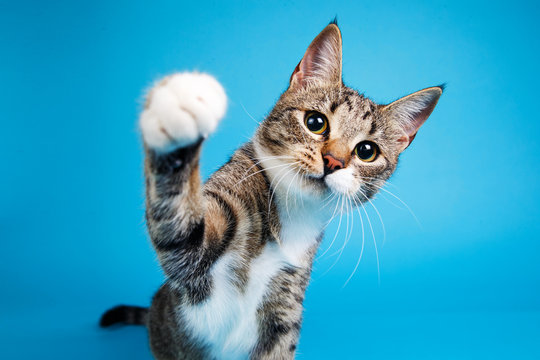
#> input picture assets/cat2.jpg, 540 x 360 px
$ python 0.13masking.py
#> lines starting #> are read from the running program, lines starting #| are printed output that depends on the picture; after the words box and inside, x2 and y2 are one past the last pixel; in counts of white or black regions, pixels touching at a corner belong together
import cv2 as cv
import numpy as np


img = cv.imread("assets/cat2.jpg")
#> img is the input picture: shape (360, 540, 3); mean B, G, R 191.9, 160, 55.5
blank = np.zeros(img.shape[:2], dtype='uint8')

cv.imshow("original", img)
cv.imshow("Blank", blank)

mask = cv.circle(blank, (img.shape[1]//2, img.shape[0]//2 ), 300, 255, -1)
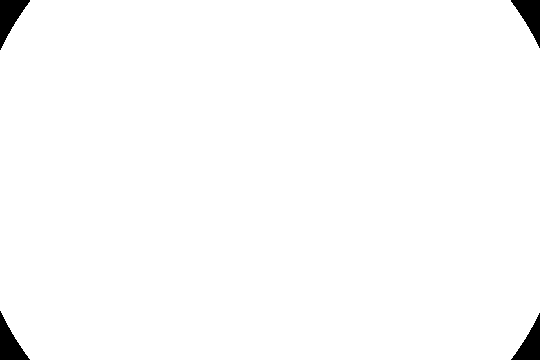
#> blank: shape (360, 540); 98.6% white; 4 black regions, box (x1, y1, x2, y2) and area: (0, 0, 30, 50) 726, (0, 311, 30, 360) 696, (511, 0, 540, 48) 676, (511, 313, 540, 360) 647
cv.imshow("mask", mask)

masked = cv.bitwise_and(img, img, mask=mask)
cv.imshow("masked", masked)

cv.waitKey(0)

$ run again, with assets/landscape.jpg copied over assets/cat2.jpg
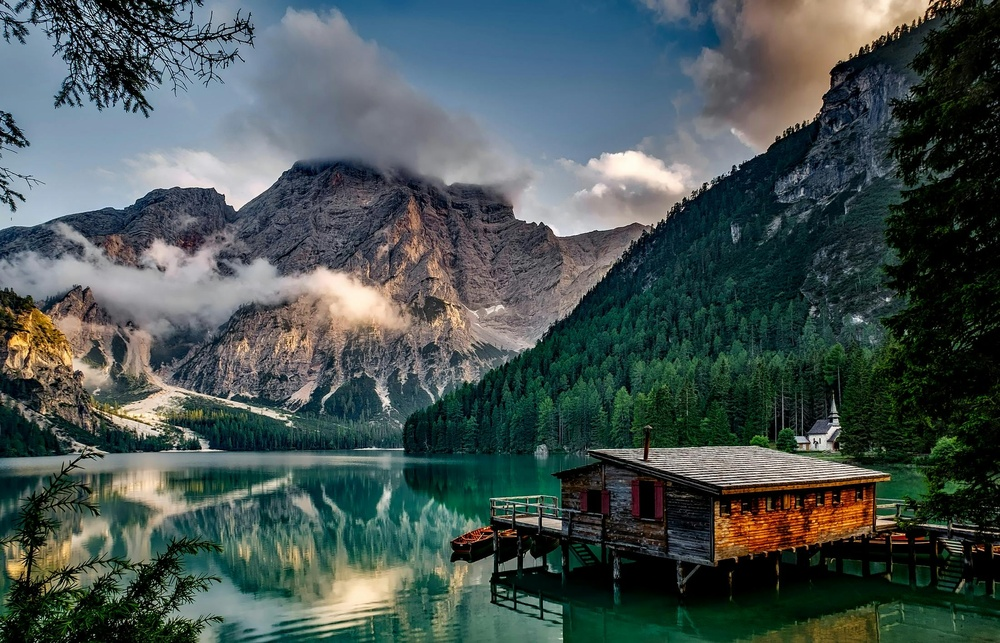
#> input picture assets/landscape.jpg, 1000 x 643 px, shrunk from 2200 x 1414 before the run
#> img is the input picture: shape (643, 1000, 3); mean B, G, R 82.7, 84.3, 71.5
#> `mask = cv.circle(blank, (img.shape[1]//2, img.shape[0]//2 ), 300, 255,..`:
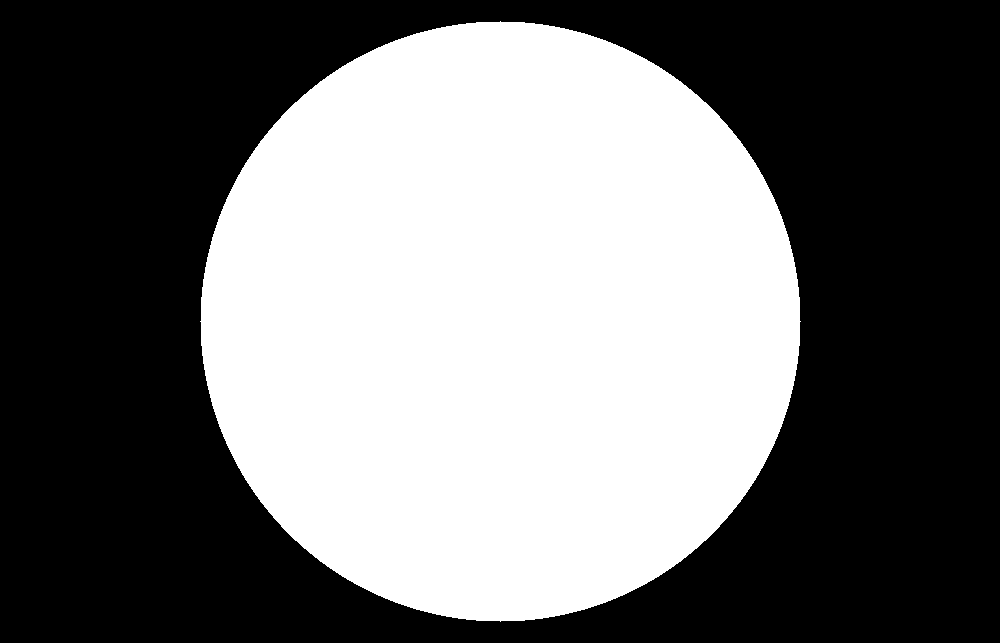
#> blank: shape (643, 1000); 44% white; 1 white region, box (x1, y1, x2, y2) and area: (200, 21, 801, 622) 282697
#> `masked = cv.bitwise_and(img, img, mask=mask)`:
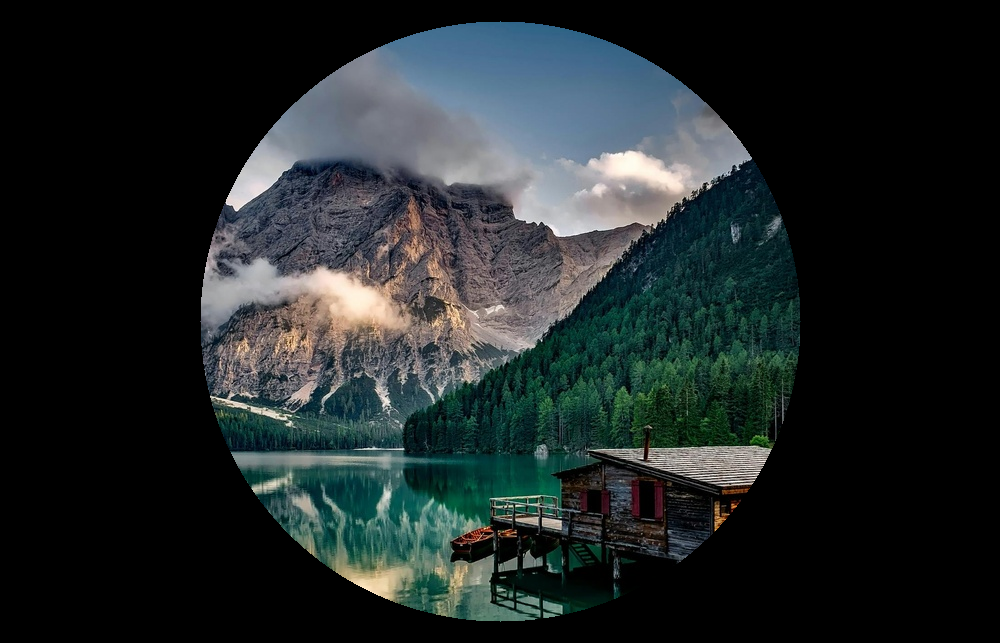
#> masked: shape (643, 1000, 3); mean B, G, R 39.8, 39.3, 32.5
